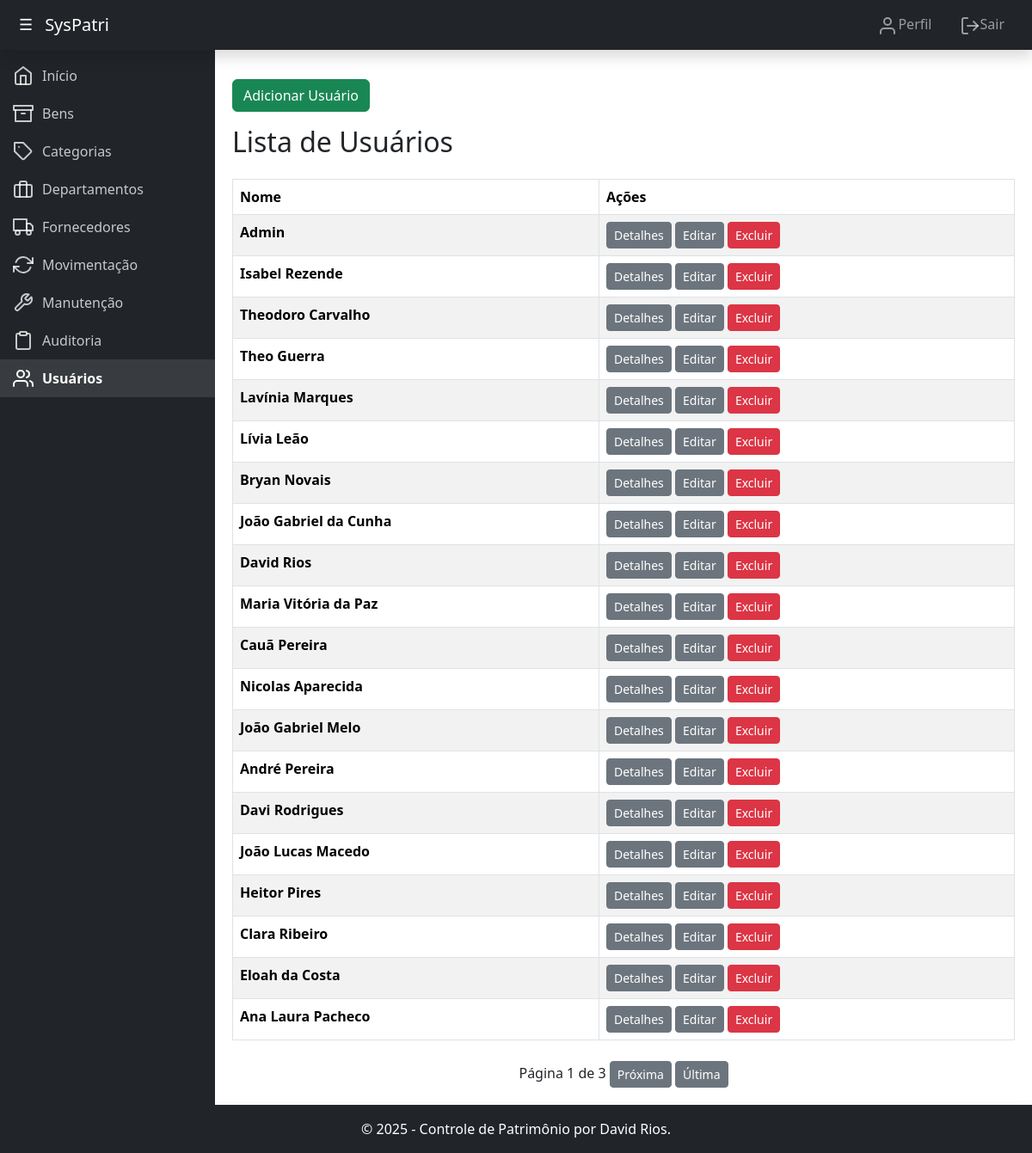
Screenshot of /usuarios/ (signed in) with the database file from the repository.
### core/models.py (models this page shows, shortened)
class Usuario(AbstractUser):
    departamento = models.ForeignKey(Departamento, on_delete=models.SET_NULL, null=True, blank=True, verbose_name="Departamento")
    cargo = models.CharField(max_length=100, blank=True, null=True, verbose_name="Cargo")
    gerente = models.BooleanField(default=False, verbose_name="Gerente")
    groups = models.ManyToManyField(
        'auth.Group',
        verbose_name='groups',
        blank=True,
        help_text='The groups this user belongs to. A user will get all permissions granted to each of their groups.',
        related_name="usuario_groups",  # Nome único para o related_name
        related_query_name="usuario",
    )
    user_permissions = models.ManyToManyField(
        'auth.Permission',
        verbose_name='user permissions',
        blank=True,
        help_text='Specific permissions for this user.',
        related_name="usuario_permissions",  # Nome único para o related_name
        related_query_name="usuario",
    )

### core/views.py (the view)
# urls.py: path('usuarios/', views.listar_usuarios, name='listar_usuarios'),
@login_required
@user_passes_test(is_superuser_or_gerente, login_url='login')
def listar_usuarios(request):
    if not request.user.is_superuser and not request.user.gerente:
        raise PermissionDenied
    """
    View para listar todos os usuários do sistema.
    """
    usuarios = Usuario.objects.all().order_by('username')
    paginator = Paginator(usuarios, 20)  # Exibe 20 usuários por página
    page_number = request.GET.get('page')  # Obtém o número da página atual
    page_obj = paginator.get_page(page_number)  # Obtém os usuários para a página atual
    return render(request, 'listar_usuarios.html', {'page_obj': page_obj})

### core/views.py (called while the page is built)
def is_superuser_or_gerente(user):
    return user.is_superuser or user.gerente

### core/templates/listar_usuarios.html (shortened to what this page needs)
{% extends 'base.html' %}
{% block content %}
    <a class="btn btn-success" href="{% url 'adicionar_usuario' %}">Adicionar Usuário</a>
    <h2 class="mb-4">Lista de Usuários</h2>
    <table class="table table-striped table-bordered">
        <thead>
            <tr>
                <th>Nome</th>
                <th>Ações</th>
            </tr>
        </thead>
        <tbody>
            {% for usuario in page_obj %}
                <tr>
                    <td><strong>{{ usuario.first_name }} {{ usuario.last_name }}</strong></td>
                    <td>
                        <a class="btn btn-secondary btn-sm" href="{% url 'detalhes_usuario' usuario.pk %}">Detalhes</a>
                        <a class="btn btn-secondary btn-sm" href="{% url 'atualizar_usuario' usuario.pk %}">Editar</a>
                        <a class="btn btn-danger btn-sm" href="{% url 'excluir_usuario' usuario.pk %}" onclick="return confirm('Tem certeza que deseja excluir este usuário?');">Excluir</a>
                    </td>
                </tr>
            {% endfor %}
        </tbody>
    </table>
    <div class="pagination align-items-center mt-4 d-flex justify-content-center">
        <span class="step-links text-center">
            <span>Página {{ page_obj.number }} de {{ page_obj.paginator.num_pages }}</span>
            {% if page_obj.has_next %}
                <a class="btn btn-secondary btn-sm" href="?page={{ page_obj.next_page_number }}">Próxima</a>
                <a class="btn btn-secondary btn-sm" href="?page={{ page_obj.paginator.num_pages }}">Última</a>
            {% endif %}
        </span>
    </div>
{% endblock %}

### rows the page displays
Usuario: first_name "Admin"
Usuario: first_name "Isabel", last_name "Rezende"
Usuario: first_name "Theodoro", last_name "Carvalho"
Usuario: first_name "Theo", last_name "Guerra"
Usuario: first_name "Lavínia", last_name "Marques"
Usuario: first_name "Lívia", last_name "Leão"
Usuario: first_name "Bryan", last_name "Novais"
Usuario: first_name "João Gabriel", last_name "da Cunha"
Usuario: first_name "David", last_name "Rios"
Usuario: first_name "Maria Vitória", last_name "da Paz"
Usuario: first_name "Cauã", last_name "Pereira"
Usuario: first_name "Nicolas", last_name "Aparecida"
Usuario: first_name "João Gabriel", last_name "Melo"
Usuario: first_name "André", last_name "Pereira"
Usuario: first_name "Davi", last_name "Rodrigues"
Usuario: first_name "João Lucas", last_name "Macedo"
Usuario: first_name "Heitor", last_name "Pires"
Usuario: first_name "Clara", last_name "Ribeiro"
Usuario: first_name "Eloah", last_name "da Costa"
Usuario: first_name "Ana Laura", last_name "Pacheco"

### other values shown
{{ page_obj.number }} "1"
{{ page_obj.paginator.num_pages }} "3"
